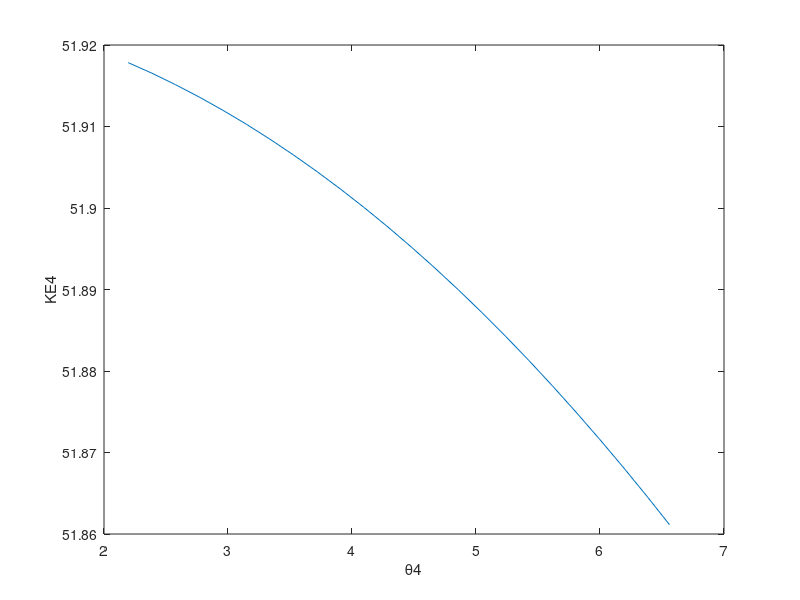

The MATLAB script that drew this image:
clc;
clear;
%..................S3_detector_angle_calculation...........................%
D=30; % All distance in cm
r(1:25)=0;
thetamin(1:24)=0;
thetamax(1:24)=0;
thetaavg(1:24)=0;
r(1)=1.1;
r(25)=3.5;
d=(r(25)-r(1))/24;
for(i=1:24)
    r(i)=r(1)+d*(i-1);
    thetamin(i)=atand(r(i)/D);
    thetamax(i)=atand((r(i)+d)/D);
    thetaavg(i)=(thetamin(i)+thetamax(i))/2;
end

%.............................................%
    u=931.494; 
    m1=10.016853*u;     %Projectile Carbon-10
    m2=106.905091*u;    %Rest (107Ag)
    DE1=0;
    DE2=0;
    m3=106.905091*u+DE1;
    m4=10.016853*u+DE2;     % Recoile Excited state
    E1=m1+51.925;
    N=length(thetaavg);
    theta4=thetaavg;
    %N=500;
    %theta4=linspace(0,180,N);%Lighter one

%........................................................................%
%..............Part-one..Calculate..KE4..of..the..m4...particle...........%
P1=sqrt((E1^2)-(m1^2));Nmax=N;

for(i=1:N)
    
D(i)=4*P1*P1*(cosd(theta4(i)).^2)-4*((m2+E1)^2);
E=-4*(m2+E1)*(m3*m3-m1*m1-m2*m2-m4*m4-2*E1*m2);
F(i)=-4*(m4*m4)*P1*P1*(cosd(theta4(i))^2)-((m3*m3-m1*m1-m2*m2-m4*m4-2*E1*m2)^2);
 
    if(E*E-4*(D(i)*F(i))<0 )
    Nmax=i-1;
        if(Nmax==0)
            disp('No values are possible')
        else
        disp('All the values of theta4 are not possible.')
        disp('Maximum value of theta4 is')
        disp(theta4(Nmax))
        end
    break;   
    else
        KE4plus(i)=-m4+((-E+sqrt(E*E-4*(D(i)*F(i))))/(2*D(i)));
        KE4minus(i)=-m4+((-E-sqrt(E*E-4*(D(i)*F(i))))/(2*D(i)));  
    end
end

if(Nmax==N)
disp('All the values of theta4 are possible');
end

%.........Now check among KE4plus and KE4minus which one is allowed......%

P4_p=sqrt(((m4+KE4plus).^2)-m4*m4);
P4_m=sqrt(((m4+KE4minus).^2)-m4*m4);
E4_p=m4+KE4plus;
E4_m=m4+KE4minus;
P3_p=sqrt(P1*P1+P4_p.^2-2*P1*P4_p.*cosd(theta4(1:Nmax)));
P3_m=sqrt(P1*P1+P4_m.^2-2*P1*P4_m.*cosd(theta4(1:Nmax)));
E3_p=sqrt(P3_p.^2+m3*m3);
E3_m=sqrt(P3_m.^2+m3*m3);
Etotal_p=E3_p+E4_p;
Etotal_m=E3_m+E4_m;
ET=E1+m2;
Erel_p=abs(ET-Etotal_p)*100/ET;
Erel_m=abs(ET-Etotal_m)*100/ET;

BOTH=0;
for(i=1:Nmax)
    if(Erel_m(i)<0.000001 && Erel_p(i)<0.000001 && KE4plus(i)>0&& KE4minus(i)>0 )
        BOTH=1;
        
    else
    if(Erel_p(i)<0.000001 && KE4plus(i)>0)
        KE4(i)=KE4plus(i);
        BOTH=2;
    end
    if(Erel_m(i)<0.000001 && KE4minus(i)>0)
        KE4(i)=KE4minus(i);
        BOTH=3;
    end
    end

         
    
end
%Nmax=length(KE4);
%....................................................................%

if(BOTH==1)
plot(theta4(1:Nmax),KE4plus(1:Nmax),'g',theta4(1:Nmax),KE4minus(1:Nmax),'b')
xlabel('\theta4')
ylabel('KE4')
end
if(BOTH==2 || BOTH==3)
     Nmax=length(KE4);
plot(theta4(1:Nmax),KE4(1:Nmax))
xlabel('\theta4')
ylabel('KE4')
end

